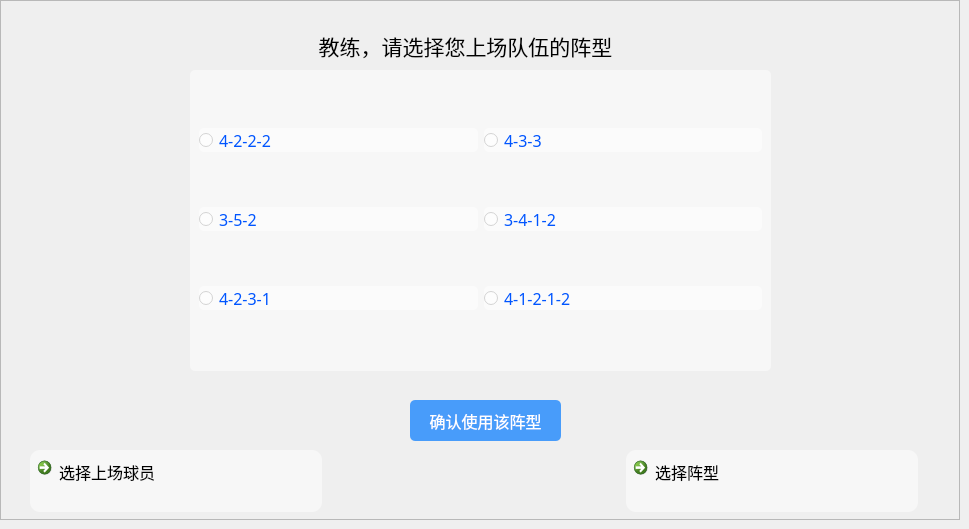
    <widget class="QWidget" name="page_12">
     <widget class="QWidget" name="widget_34" native="true">
      <property name="geometry">
       <rect>
        <x>30</x>
        <y>450</y>
        <width>888</width>
        <height>62</height>
       </rect>
      </property>
      <layout class="QHBoxLayout" name="horizontalLayout_15">
       <item>
        <widget class="QCommandLinkButton" name="commandLinkButton_8">
         <property name="font">
          <font>
           <family>黑体</family>
           <pointsize>12</pointsize>
           <weight>50</weight>
           <italic>false</italic>
           <bold>false</bold>
          </font>
         </property>
         <property name="styleSheet">
          <string notr="true">QCommandLinkButton{background-color: rgba(255, 255, 255,0.5); border-radius: 10px;font: 12pt &quot;黑体&quot;;}

QCommandLinkButton:hover{background-color: rgba(191, 255, 254,0.8);}</string>
         </property>
         <property name="text">
          <string>选择上场球员</string>
         </property>
        </widget>
       </item>
       <item>
        <widget class="QLabel" name="label_28">
         <property name="text">
          <string/>
         </property>
        </widget>
       </item>
       <item>
        <widget class="QCommandLinkButton" name="commandLinkButton_10">
         <property name="font">
          <font>
           <family>黑体</family>
           <pointsize>12</pointsize>
           <weight>50</weight>
           <italic>false</italic>
           <bold>false</bold>
          </font>
         </property>
         <property name="styleSheet">
          <string notr="true">QCommandLinkButton{background-color: rgba(255, 255, 255,0.5); border-radius: 10px;font: 12pt &quot;黑体&quot;;}

QCommandLinkButton:hover{background-color: rgba(191, 255, 254,0.8);}</string>
         </property>
         <property name="text">
          <string>选择阵型</string>
         </property>
        </widget>
       </item>
      </layout>
     </widget>
     <widget class="QLabel" name="label_17">
      <property name="geometry">
       <rect>
        <x>140</x>
        <y>20</y>
        <width>651</width>
        <height>51</height>
       </rect>
      </property>
      <property name="font">
       <font>
        <family>黑体</family>
        <pointsize>16</pointsize>
       </font>
      </property>
      <property name="text">
       <string>教练，请选择您上场队伍的阵型</string>
      </property>
      <property name="alignment">
       <set>Qt::AlignCenter</set>
      </property>
     </widget>
     <widget class="QFrame" name="frame_22">
      <property name="geometry">
       <rect>
        <x>0</x>
        <y>0</y>
        <width>960</width>
        <height>520</height>
       </rect>
      </property>
      <property name="styleSheet">
       <string notr="true">#frame_22{background-image: url(:/Image/football_field_11.jpg);}</string>
      </property>
      <property name="frameShape">
       <enum>QFrame::StyledPanel</enum>
      </property>
      <property name="frameShadow">
       <enum>QFrame::Raised</enum>
      </property>
      <widget class="QPushButton" name="formationConfirmBtn">
       <property name="geometry">
        <rect>
         <x>410</x>
         <y>400</y>
         <width>151</width>
         <height>41</height>
        </rect>
       </property>
       <property name="font">
        <font>
         <family>黑体</family>
         <pointsize>12</pointsize>
        </font>
       </property>
       <property name="styleSheet">
        <string notr="true">QPushButton { background-color: rgba(0, 120, 255,0.7); border-radius: 5px; color: rgb(255, 255, 255); } QPushButton:hover { background-color: rgb(46, 231, 253); }</string>
       </property>
       <property name="text">
        <string>确认使用该阵型</string>
       </property>
      </widget>
      <widget class="QWidget" name="widget_37" native="true">
       <property name="geometry">
        <rect>
         <x>190</x>
         <y>70</y>
         <width>581</width>
         <height>301</height>
        </rect>
       </property>
       <layout class="QHBoxLayout" name="horizontalLayout_16">
        <item>
         <widget class="QWidget" name="widget_35" native="true">
          <property name="styleSheet">
           <string notr="true">background-color: rgba(255, 255, 255,0.5);
border-radius: 5px;</string>
          </property>
          <layout class="QGridLayout" name="gridLayout_3">
           <item row="0" column="0">
            <widget class="QRadioButton" name="radioButton_7">
             <property name="font">
              <font>
               <family>黑体</family>
               <pointsize>12</pointsize>
              </font>
             </property>
             <property name="styleSheet">
              <string notr="true">color: rgb(0, 85, 255);</string>
             </property>
             <property name="text">
              <string>4-2-2-2</string>
             </property>
            </widget>
           </item>
           <item row="0" column="1">
            <widget class="QRadioButton" name="radioButton_10">
             <property name="font">
              <font>
               <family>黑体</family>
               <pointsize>12</pointsize>
              </font>
             </property>
             <property name="styleSheet">
              <string notr="true">color: rgb(0, 85, 255);</string>
             </property>
             <property name="text">
              <string>4-3-3</string>
             </property>
            </widget>
           </item>
           <item row="1" column="0">
            <widget class="QRadioButton" name="radioButton_8">
             <property name="font">
              <font>
               <family>黑体</family>
               <pointsize>12</pointsize>
              </font>
             </property>
             <property name="styleSheet">
              <string notr="true">color: rgb(0, 85, 255);</string>
             </property>
             <property name="text">
              <string>3-5-2</string>
             </property>
            </widget>
           </item>
           <item row="1" column="1">
            <widget class="QRadioButton" name="radioButton_11">
             <property name="font">
              <font>
               <family>黑体</family>
               <pointsize>12</pointsize>
              </font>
             </property>
             <property name="styleSheet">
              <string notr="true">color: rgb(0, 85, 255);</string>
             </property>
             <property name="text">
              <string>3-4-1-2</string>
             </property>
            </widget>
           </item>
           <item row="2" column="0">
            <widget class="QRadioButton" name="radioButton_9">
             <property name="font">
              <font>
               <family>黑体</family>
               <pointsize>12</pointsize>
              </font>
             </property>
             <property name="styleSheet">
              <string notr="true">color: rgb(0, 85, 255);</string>
             </property>
             <property name="text">
              <string>4-2-3-1</string>
             </property>
            </widget>
           </item>
           <item row="2" column="1">
            <widget class="QRadioButton" name="radioButton_12">
             <property name="font">
              <font>
               <family>黑体</family>
               <pointsize>12</pointsize>
              </font>
             </property>
             <property name="styleSheet">
              <string notr="true">color: rgb(0, 85, 255);</string>
             </property>
             <property name="text">
              <string>4-1-2-1-2</string>
             </property>
            </widget>
           </item>
          </layout>
         </widget>
        </item>
       </layout>
      </widget>
     </widget>
     <zorder>frame_22</zorder>
     <zorder>widget_34</zorder>
     <zorder>label_17</zorder>
    </widget>
